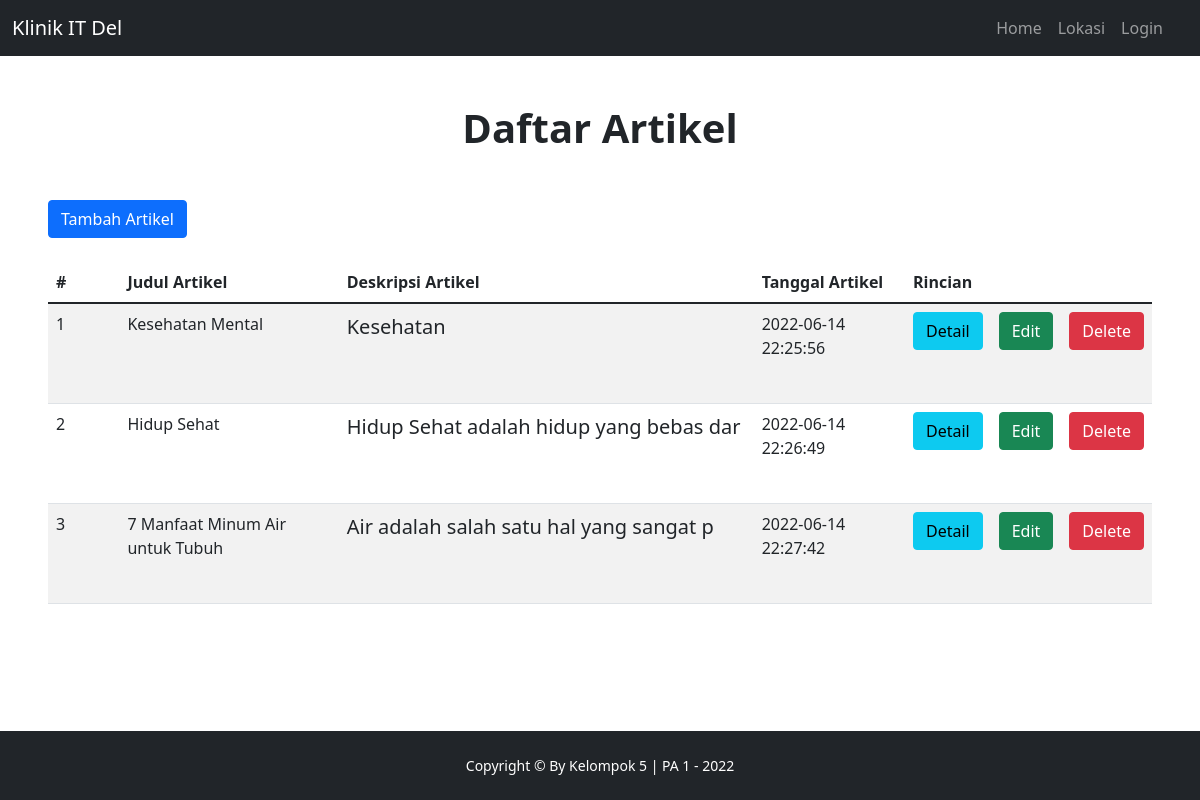
Screenshot of /views/admin/daftar_artikel.php with the database file from the repository.
### tables this page shows
CREATE TABLE `artikel` (
  `id` INT(11) NOT NULL AUTO_INCREMENT,
  `judul_artikel` VARCHAR(100) NOT NULL,
  `deskripsi_artikel` TEXT NOT NULL,
  `lampiran` VARCHAR(100) NOT NULL,
  `tanggal_artikel` DATETIME NOT NULL,
  `user_id` INT(100) DEFAULT NULL,
  PRIMARY KEY (`id`),
  KEY `user_id` (`user_id`),
  CONSTRAINT `artikel_ibfk_1` FOREIGN KEY (`user_id`) REFERENCES `user` (`id`)
);

### views/admin/daftar_artikel.php (the view, shortened to what this page needs)
<?php
    include("view-header.php");
?>
<!DOCTYPE html>
<html lang="en">
    <body class="d-flex flex-column">
        <main class="flex-shrink-0">
            <section class="py-5">
                <div class="container px-5">
                    <?php
                        $query = mysqli_query($connect, "SELECT * FROM artikel");
                    ?>
                    <div class="text-center mb-5">
                        <h1 class="fw-bolder">Daftar Artikel</h1>
                    </div>
                    <a href="./tambah_artikel"><button type="button" class="btn btn-primary">Tambah Artikel</button></a>
                    <br>
                    <br>
                    <div class="table-responsive">
                    <table class="table table-fixed table-striped">
                        <thead>
                            <tr>
                                <th scope="col" class="col-1">#</th>
                                <th scope="col" class="col-3">Judul Artikel</th>
                                <th scope="col" class="col-6">Deskripsi Artikel</th>
                                <th scope="col" class="col-2">Tanggal Artikel</th>
                                <th scope="col" class="col-1">Rincian</th>
                            </tr>
                        </thead>
                        <tbody>
                           <?php
                                $no = 1;
                                while ($data = mysqli_fetch_assoc($query))
                                {
                                    echo '<tr>
                                            <td>'.$no.'</td>
                                            <td>'.$data['judul_artikel'].'</td>
                                            <td>'.substr($data['deskripsi_artikel'], 0, 60).'</td>
                                            <td>'.$data['tanggal_artikel'].'</td>
                                            <td><a href="./detail_artikel?id='.$data['id'].'"><button type="button" class="btn btn-info">Detail</button></a></td>
                                            <td><a href="./edit_artikel?id='.$data['id'].'"><button type="button" class="btn btn-success">Edit</button></a></td>
                                            <td><a href="./hapus_artikel?id='.$data['id'].'"><button type="button" class="btn btn-danger" onclick="deleteFunction()">Delete</button></td>
                                        </tr>';
                                $no++;
                                    }
                           ?>
                        </tbody>
                    </table>
                </div>
                </div>
            </section>
        </main>
    </body>
</html>
<?php
    include("view-footer.php");
?>

### assets/css/custom_table.css (style rules this page uses)
.table-fixed tbody { height: 300px; overflow-y: auto; width: 90%; }

### views/admin/view-header.php (style rules this page uses)
@media (min-width: 1200px) { .container { max-width: 1200px; } }

### rows the page displays
artikel: judul_artikel "Kesehatan Mental", deskripsi_artikel "Kesehatan", tanggal_artikel "2022-06-14 22:25:56"
artikel: judul_artikel "Hidup Sehat", deskripsi_artikel "Hidup Sehat adalah hidup yang bebas dar", tanggal_artikel "2022-06-14 22:26:49"
artikel: judul_artikel "7 Manfaat Minum Air untuk Tubuh", deskripsi_artikel "Air adalah salah satu hal yang sangat p", tanggal_artikel "2022-06-14 22:27:42"
